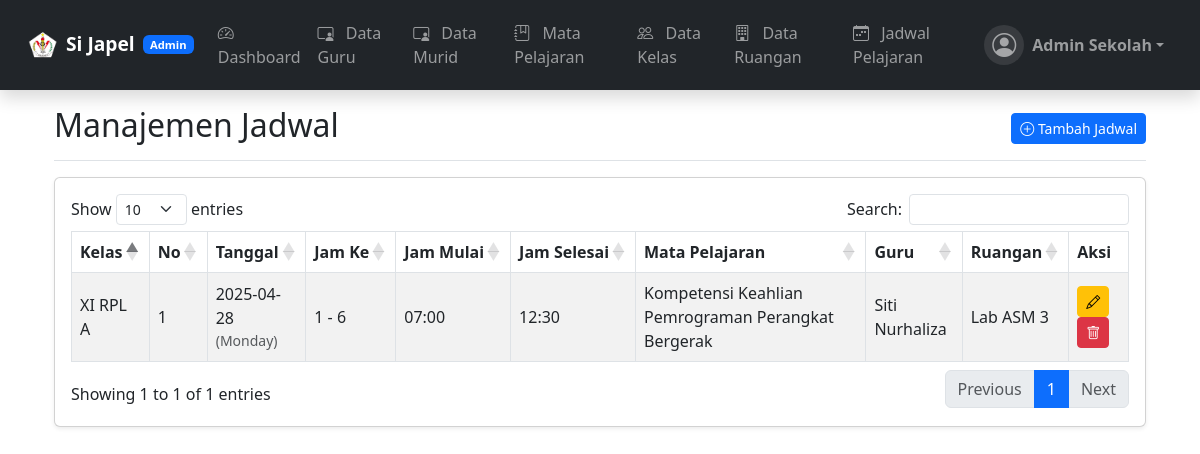
/admin/jadwal/index.php (signed in), run on the app's committed database.
### tables this page shows
CREATE TABLE `jadwal` (
  `id` int(11) NOT NULL,
  `hari` int(11) NOT NULL COMMENT '1-5 (Senin-Jumat)',
  `jam_ke` int(11) NOT NULL COMMENT '1-12',
  `sampai_jam_ke` int(11) NOT NULL COMMENT '1-12',
  `jam_mulai` time NOT NULL COMMENT '07:00-dst',
  `jam_selesai` time NOT NULL COMMENT '07:00-dst',
  `mapel_id` int(11) NOT NULL,
  `kelas_id` int(11) NOT NULL,
  `guru_id` int(11) NOT NULL,
  `ruangan_id` int(11) NOT NULL,
  `semester` int(11) NOT NULL DEFAULT 1,
  `tahun_ajaran` varchar(9) NOT NULL,
  `tanggal` date DEFAULT NULL
);

CREATE TABLE `kelas` (
  `id` int(11) NOT NULL,
  `nama_kelas` varchar(50) NOT NULL
);

CREATE TABLE `mata_pelajaran` (
  `id` int(11) NOT NULL,
  `nama_mapel` varchar(100) NOT NULL,
  `kode_mapel` varchar(20) NOT NULL
);

CREATE TABLE `users` (
  `id` int(11) NOT NULL,
  `username` varchar(50) NOT NULL,
  `password` varchar(255) NOT NULL,
  `nama` varchar(100) NOT NULL,
  `role` enum('admin','guru','murid') NOT NULL,
  `kelas_id` int(11) DEFAULT NULL,
  `created_at` timestamp NOT NULL DEFAULT current_timestamp()
);

CREATE TABLE `ruangan` (
  `id` int(11) NOT NULL,
  `nama_ruangan` varchar(50) NOT NULL
);

### admin/jadwal/index.php (the view, shortened to what this page needs)
<?php
include '../../config/database.php';
$query = "SELECT j.*,
          k.nama_kelas,
          m.nama_mapel,
          u.nama as nama_guru,
          r.nama_ruangan,
          DAYNAME(CONCAT(j.tanggal, ' 00:00:00')) as nama_hari
          FROM jadwal j
          JOIN kelas k ON j.kelas_id = k.id
          JOIN mata_pelajaran m ON j.mapel_id = m.id
          JOIN users u ON j.guru_id = u.id
          JOIN ruangan r ON j.ruangan_id = r.id
          ORDER BY j.tanggal DESC, j.jam_mulai";
$jadwal = $conn->query($query);
?>
<!DOCTYPE html>
<html lang="en">
<head>
    <link href="https://cdn.jsdelivr.net/npm/bootstrap@5.3.0/dist/css/bootstrap.min.css" rel="stylesheet">
    <link rel="stylesheet" href="https://cdn.datatables.net/1.13.4/css/dataTables.bootstrap5.min.css">
    <link rel="stylesheet" href="https://cdn.jsdelivr.net/npm/bootstrap-icons@1.10.0/font/bootstrap-icons.css">
</head>
<body>
    <?php include_once '../header_admin.php'; ?>
    <main class="container px-4">
        <div
            class="d-flex justify-content-between flex-wrap flex-md-nowrap align-items-center pt-3 pb-2 mb-3 border-bottom">
            <h1 class="h2">Manajemen Jadwal</h1>
            <div class="btn-toolbar mb-2 mb-md-0">
                <a href="add.php" class="btn btn-sm btn-primary">
                    <i class="bi bi-plus-circle"></i> Tambah Jadwal
                </a>
            </div>
        </div>
        <div class="card shadow-sm">
            <div class="card-body">
                <div class="table-responsive">
                    <table id="jadwalTable" class="table table-striped table-hover table-bordered" style="width:100%">
                        <thead>
                            <tr>
                                <th>Kelas</th>
                                <th>No</th>
                                <th>Tanggal</th>
                                <th>Jam Ke</th>
                                <th>Jam Mulai</th>
                                <th>Jam Selesai</th>
                                <th>Mata Pelajaran</th>
                                <th>Guru</th>
                                <th>Ruangan</th>
                                <th>Aksi</th>
                            </tr>
                        </thead>
                        <tbody>
                            <?php $no = 1;
                            while ($row = $jadwal->fetch_assoc()): ?>
                                <tr>
                                    <td><?php echo htmlspecialchars($row['nama_kelas']); ?></td>
                                    <td><?php echo $no++; ?></td>
                                    <td>
                                        <?php echo date('Y-m-d', strtotime($row['tanggal'])); ?>
                                        <small class="text-muted d-block">(<?php echo $row['nama_hari']; ?>)</small>
                                    </td>
                                    <td><?php echo htmlspecialchars($row['jam_ke'] . ' - ' . $row['sampai_jam_ke']); ?></td>
                                    <td><?php echo date('H:i', strtotime($row['jam_mulai'])); ?></td>
                                    <td><?php echo date('H:i', strtotime($row['jam_selesai'])); ?></td>
                                    <td><?php echo htmlspecialchars($row['nama_mapel']); ?></td>
                                    <td><?php echo htmlspecialchars($row['nama_guru']); ?></td>
                                    <td><?php echo htmlspecialchars($row['nama_ruangan']); ?></td>
                                    <td class="action-buttons">
                                        <a href="edit.php?id=<?php echo $row['id']; ?>" class="btn btn-sm btn-warning"
                                            title="Edit">
                                            <i class="bi bi-pencil"></i>
                                        </a>
                                        <a href="delete.php?id=<?php echo $row['id']; ?>" class="btn btn-sm btn-danger"
                                            title="Hapus" onclick="return confirm('Yakin ingin menghapus jadwal ini?')">
                                            <i class="bi bi-trash"></i>
                                        </a>
                                    </td>
                                </tr>
                            <?php endwhile; ?>
                        </tbody>
                    </table>
                </div>
            </div>
        </div>
    </main>
</body>
</html>

### admin/jadwal/index.php (style rules this page uses)
.table-responsive { overflow-x: auto; }
.table th { white-space: nowrap; vertical-align: middle; }
.table td { vertical-align: middle; }
.action-buttons .btn { padding: 0.25rem 0.5rem; font-size: 0.875rem; }

### data on the page
jadwal: kelas.nama_kelas "XI RPL A", tanggal "2025-04-28", nama_hari "Monday", jam_ke+sampai_jam_ke "1 - 6", jam_mulai "07:00", jam_selesai "12:30", mapel.nama_mapel "Kompetensi Keahlian Pemrograman Perangkat Bergerak", guru.nama "Siti Nurhaliza", ruangan.nama_ruangan "Lab ASM 3"

### other printed values
$current_role "Admin"
$nama "Admin Sekolah"
